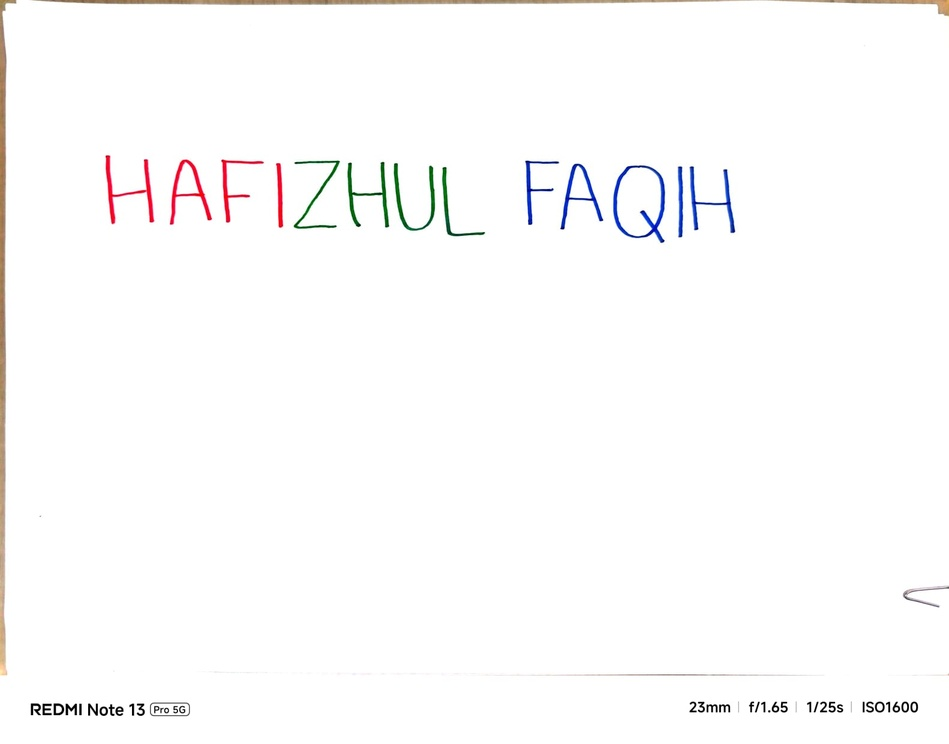
#> input picture FOTO/NAMA.jpeg, 949 x 744 px, shrunk from 1582 x 1240 before the run
$ jupyter execute UTS_202431150-HAFIZHULFAQIH_PCD_A.ipynb
#> lines starting #> are read from the running program, lines starting #| are printed output that depends on the picture; after the words box and inside, x2 and y2 are one past the last pixel; in counts of white or black regions, pixels touching at a corner belong together
## Import Library

[cell 1]
import numpy as np
import cv2 as cv
import matplotlib.pyplot as plt

## Pembacaan Foto Dengan CV2

[cell 2]
gambar = cv.imread("FOTO/NAMA.jpeg")
#> gambar is the input picture: shape (744, 949, 3); mean B, G, R 251.4, 251.4, 251.9

## Pembuatan Citra Kontras

[cell 3]
kontras = cv.cvtColor(gambar, cv.COLOR_BGR2RGB)
fig, axs = plt.subplots(3, figsize=(8,10))
axs[0].imshow(kontras)
axs[1].hist(kontras.ravel(),256,[0,256])
hist = cv.calcHist([kontras],[0],None,[256],[0,256])
#> hist = 256 values, max 656719 at index 255, min 12 at index 90, mean 2758
axs[2].plot(hist)

plt.show()
#> figure, not shown here; panel 2: tallest bar 1971729 high, from x = 255 to 256; panel 3: curve peaks at x = 255, y = 656719

## Pembuatan Citra Biru

[cell 4]
b = gambar[:, :, 0]
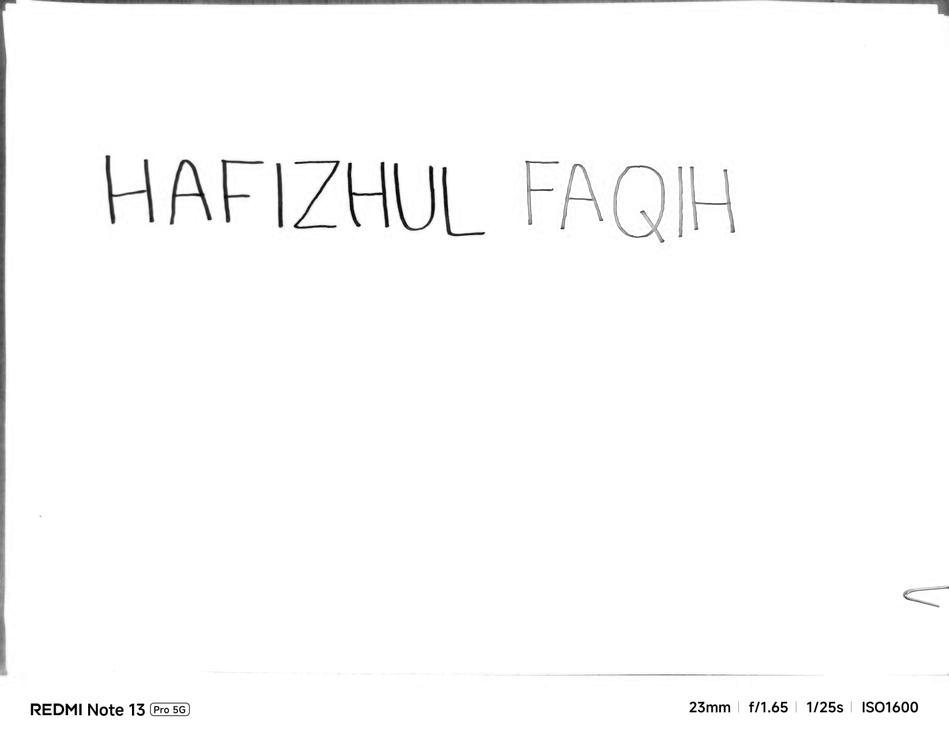
#> b: shape (744, 949); min 0, max 255, mean 251.4

fig, axs = plt.subplots(2,2, figsize=(10, 8))

axs[0,0].imshow(b, cmap='gray')
axs[0,0].set_title("Citra Biru")
axs[0,0].axis('off')

axs[0,1].set_title("Histogram Citra Biru")
axs[0,1].hist(b.ravel(),256,[0,256])

axs[1,0].set_title("Histogram Citra Biru")
hist_blue = cv.calcHist([b],[0],None,[256],[0,256])
#> hist_blue = 256 values, max 655549 at index 255, min 18 at index 5, mean 2758
axs[1,0].plot(hist_blue)

axs[1,1].hist(kontras.ravel(), bins=256, range=[0,256], color='gray', alpha=0.5, label="Histogram Kontras")
axs[1,1].hist(b.ravel(), bins=256, range=[0,256], color='blue', alpha=0.5, label="Histogram Biru")
axs[1,1].set_title("Perbandingan Histogram Citra")
axs[1,1].legend()

plt.tight_layout()
plt.show()
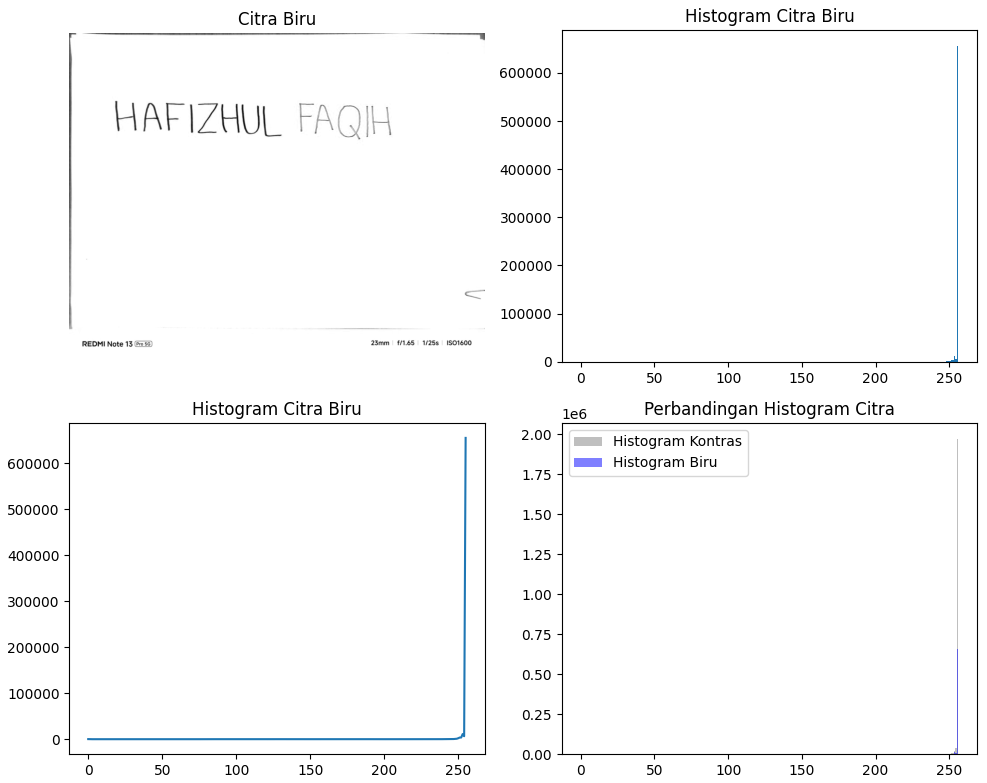
#> figure drawn by matplotlib, 4 panels; panel 2: tallest bar 655549 high, from x = 255 to 256; panel 3: curve peaks at x = 255, y = 655549; panel 4: tallest bar 1971729 high, from x = 255 to 256; panel 4: tallest bar 655549 high, from x = 255 to 256

## Pembuatan Citra Merah

[cell 5]
r = gambar[:, :, 2]

fig, axs = plt.subplots(2,2, figsize=(10, 8))

axs[0,0].imshow(r, cmap='gray')
axs[0,0].set_title("Citra Merah")
axs[0,0].axis('off')

axs[0,1].set_title("Histogram Citra Merah")
axs[0,1].hist(r.ravel(),256,[0,256])

axs[1,0].set_title("Histogram Citra Merah")
hist_red = cv.calcHist([r],[0],None,[256],[0,256])
#> hist_red has the same summary as hist
axs[1,0].plot(hist_red)

axs[1,1].hist(kontras.ravel(), bins=256, range=[0,256], color='gray', alpha=0.5, label="Histogram Kontras")
axs[1,1].hist(r.ravel(), bins=256, range=[0,256], color='red', alpha=0.5, label="Histogram Merah")
axs[1,1].set_title("Perbandingan Histogram Citra")
axs[1,1].legend()

plt.tight_layout()
plt.show()
#> figure, not shown here; panel 2: tallest bar 656719 high, from x = 255 to 256; panel 3: curve peaks at x = 255, y = 656719; panel 4: tallest bar 1971729 high, from x = 255 to 256; panel 4: tallest bar 656719 high, from x = 255 to 256

## Pembuatan Citra Hijjau

[cell 6]
g = gambar[:, :, 1]

fig, axs = plt.subplots(2,2, figsize=(10, 8))

axs[0,0].imshow(g, cmap='gray')
axs[0,0].set_title("Citra Hijau")
axs[0,0].axis('off')

axs[0,1].set_title("Histogram Citra Hijau")
axs[0,1].hist(g.ravel(),256,[0,256])

axs[1,0].set_title("Histogram Citra Hijau")
hist_green = cv.calcHist([b],[0],None,[256],[0,256])
#> hist_green has the same summary as hist_blue
axs[1,0].plot(hist_green)

axs[1,1].hist(kontras.ravel(), bins=256, range=[0,256], color='gray', alpha=0.5, label="Histogram Kontras")
axs[1,1].hist(g.ravel(), bins=256, range=[0,256], color='green', alpha=0.5, label="Histogram Hijau")
axs[1,1].set_title("Perbandingan Histogram Citra")
axs[1,1].legend()

plt.tight_layout()
plt.show()
#> figure, not shown here; panel 2: tallest bar 659461 high, from x = 255 to 256; panel 3: curve peaks at x = 255, y = 655549; panel 4: tallest bar 1971729 high, from x = 255 to 256; panel 4: tallest bar 659461 high, from x = 255 to 256

## Perbandingan Masing-Masing Citra Biru, Merah, dan Hijau

[cell 7]
fig, axs = plt.subplots(2,2, figsize=(10, 8))

axs[0,0].imshow(kontras, cmap='gray')
axs[0,0].set_title("Gambar Asli")
axs[0,0].axis('off')

axs[0,1].imshow(b, cmap='gray')
axs[0,1].set_title("Gambar Biru")
axs[0,1].axis('off')

axs[1,0].imshow(g, cmap='gray')
axs[1,0].set_title("Gambar Hijau")
axs[1,0].axis('off')

axs[1,1].imshow(r, cmap='gray')
axs[1,1].set_title("Gambar Merah")
axs[1,1].axis('off')


plt.tight_layout()
plt.show()

[cell 8]
gambar

[cell 9]
gambar.shape
print(gambar.dtype)
#| uint8

[cell 10]
b = gambar[:,:,0]
g = gambar[:,:,1]
r = gambar[:,:,2]

[cell 11]
panjang = len(gambar)
#> panjang = 744
lebar = len(gambar[0])
#> lebar = 949

citra_gray = np.zeros((panjang, lebar))

for i in range (panjang):
    for j in range (lebar):
        citra_gray[i,j] = 0.3989 * r[i,j] + 0.587 * g[i,j] + 0.1141 * b[i,j]
citra_gray = citra_gray.astype(np.uint8)
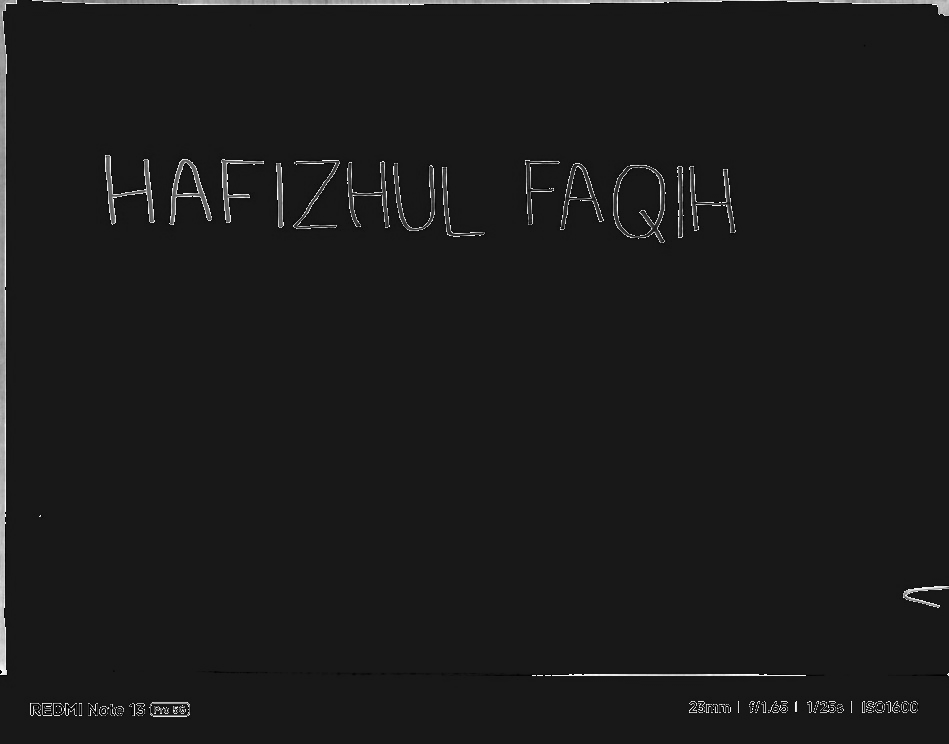
#> citra_gray: shape (744, 949); min 0, max 255, mean 27.1

[cell 12]
panjang = len(gambar)
lebar = len(gambar[0])
ambang = 255
gambar_citra = np.zeros((panjang,lebar))
for i in range(panjang):
    for j in range(lebar):
        if citra_gray[i,j] > ambang:
            gambar_citra[i,j] = 1
        else:
            gambar_citra[i,j] = 0
#> gambar_citra: shape (744, 949) float64; every value is 0
plt.imshow(gambar_citra, cmap='gray')

## Nilai Ambang Biru

[cell 13]
ambang_bawah_biru = 95
ambang_atas_biru = 255
gambar_b = np.zeros((panjang, lebar), dtype=np.uint8)
for i in range(panjang):
    for j in range(lebar):
        if ambang_bawah_biru <= b[i, j] <= ambang_atas_biru and g[i, j] < 100 and r[i, j] < 100:
            gambar_b[i, j] = 1
        else:
            gambar_b[i, j] = 0
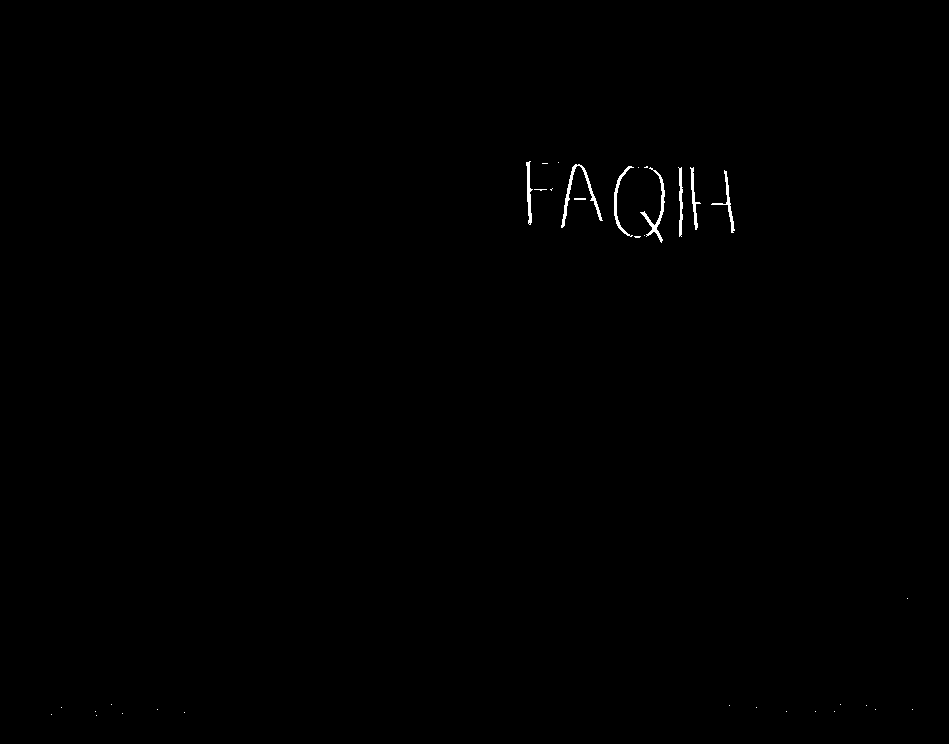
#> gambar_b: shape (744, 949); values 0 (black) and 1 (white), 0.27% white; 34 white regions (26 under 20 px), largest, box (x1, y1, x2, y2) and area: (561, 164, 603, 228) 388, (640, 167, 665, 243) 335, (614, 166, 634, 237) 241
plt.imshow(gambar_b, cmap='gray')

##  Nilai Ambang Biru dan Merah

[cell 14]
ambang_bawah_merah = 120
ambang_atas_merah = 255
gambar_m = np.zeros((panjang, lebar), dtype=np.uint8)
for i in range(panjang):
    for j in range(lebar):
        biru = ambang_bawah_biru <= b[i, j] <= ambang_atas_biru and r[i, j] < 100 and g[i, j] < 100
        merah = ambang_bawah_merah <= r[i, j] <= ambang_atas_merah and g[i, j] < 100 and b[i, j] < 100
        if merah or biru:
            gambar_m[i, j] = 1
        else:
            gambar_m[i, j] = 0
#> gambar_m: shape (744, 949); values 0 (black) and 1 (white), 0.48% white; 41 white regions (29 under 20 px), largest, box (x1, y1, x2, y2) and area: (106, 156, 154, 224) 496, (170, 160, 212, 224) 443, (561, 164, 603, 228) 388

plt.imshow(gambar_m, cmap='gray')

## Nilai Ambang Semua Warna

[cell 15]
ambang_bawah_hijau = 95
ambang_atas_hijau = 255
gambar_bgr = np.zeros((panjang, lebar), dtype=np.uint8)
for i in range(panjang):
    for j in range(lebar):
        biru = ambang_bawah_biru <= b[i, j] <= ambang_atas_biru and r[i, j] < 100 and g[i, j] < 100
        hijau = ambang_bawah_hijau <= g[i, j] <= ambang_atas_hijau and r[i, j] < 100 and b[i, j] < 100
        merah = ambang_bawah_merah <= r[i, j] <= ambang_atas_merah and g[i, j] < 100 and b[i, j] < 100
        if merah or biru or hijau:
            gambar_bgr[i, j] = 1
        else:
            gambar_bgr[i, j] = 0
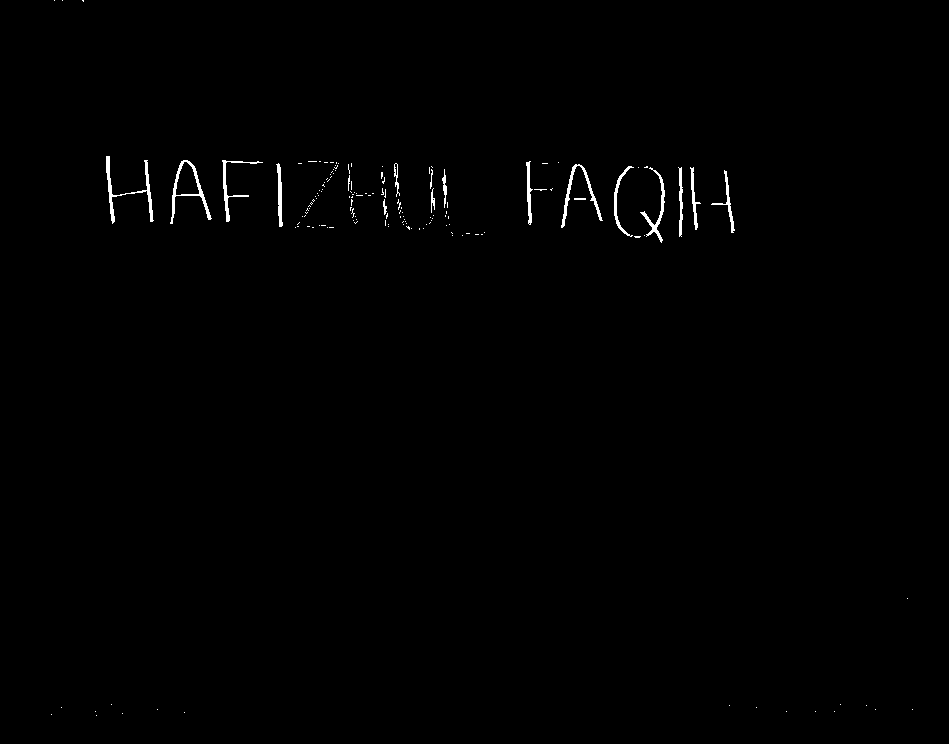
#> gambar_bgr: shape (744, 949); values 0 (black) and 1 (white), 0.57% white; 155 white regions (137 under 20 px), largest, box (x1, y1, x2, y2) and area: (106, 156, 154, 224) 496, (170, 160, 212, 224) 443, (561, 164, 603, 228) 388

plt.imshow(gambar_bgr, cmap='gray')

## Perbandingan Nilai Ambang Warna

[cell 16]
fig, axs = plt.subplots(2,2, figsize=(10, 8))

axs[0,0].imshow(gambar_citra, cmap='gray')
axs[0,0].set_title("Ambang None")
axs[0,0].axis('off')

axs[0,1].set_title("Ambang Biru")
axs[0,1].imshow(gambar_b, cmap='gray')

axs[1,0].set_title("Ambang Biru dan Merah")
axs[1,0].imshow(gambar_m, cmap='gray')

axs[1,1].set_title("Ambang Biru, Hijau, dan Merah")
axs[1,1].imshow(gambar_bgr, cmap='gray')

plt.tight_layout()
plt.show()

[cell 17]
img = cv.imread("FOTO/FOTO_BACKLIGHT.jpeg")
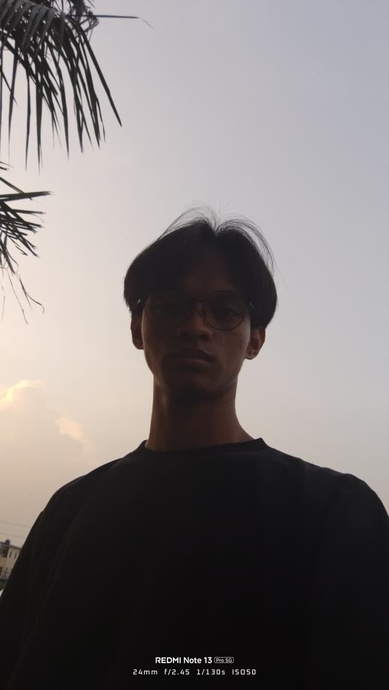
#> input picture FOTO/FOTO_BACKLIGHT.jpeg, 389 x 690 px, shrunk from 648 x 1151 before the run
#> img is the input picture: shape (690, 389, 3); mean B, G, R 118.7, 119, 124.1
img

[cell 18]
img.shape
#> Out = (690, 389, 3)

[cell 19]
(baris, kolom) = img.shape[:2]
#> baris = 690; kolom = 389

## Foto Asli

[cell 20]
img_asli = cv.cvtColor(img, cv.COLOR_BGR2RGB)
plt.imshow(img_asli)
plt.axis("off")

## Foto Abu

[cell 21]
img_abu = cv.cvtColor(img_asli, cv.COLOR_BGR2GRAY)
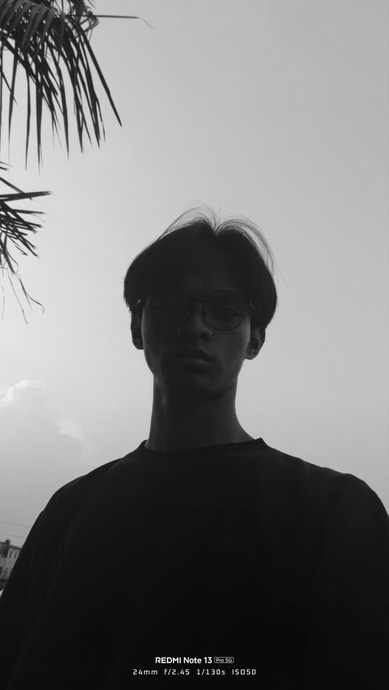
#> img_abu: shape (690, 389); min 0, max 255, mean 119.6
plt.imshow(img_abu, cmap='gray')
plt.axis('off')

## Mencerahkan Foto

[cell 22]
beta = 17
img_cerah = np.zeros((baris, kolom, 3))

for x in range(baris):
    for y in range(kolom):
        gyx = img_abu[x,y] + beta
        img_cerah[x,y] = gyx

img_cerah = img_cerah.astype(np.uint8)

fig, axs = plt.subplots(2, figsize=(20,10))
axs[0].imshow(img_abu, cmap='gray')
axs[0].axis('off')
axs[1].imshow(img_cerah)
axs[1].axis('off')
plt.show()

## Kontras Foto

[cell 23]
alpha = 1.05
img_kontras = np.zeros((baris, kolom, 3))

for x in range(baris):
    for y in range(kolom):
        gmx = img_abu[x,y] * alpha
        img_kontras[x,y] = gmx

img_kontras = img_kontras.astype(np.uint8)

fig, axs = plt.subplots(2, figsize=(20,10))
axs[0].imshow(img_abu, cmap='gray')
axs[0].axis('off')
axs[1].imshow(img_kontras)
axs[1].axis('off')
plt.show()

## Mencerahkan dan Mengkontraskan Foto

[cell 24]
print("202431150")

[cell 25]
import numpy as np
import matplotlib.pyplot as plt

alpa = 1
beta = 15

img_hasil = (alpa * img_abu) + beta
img_hasil = np.clip(img_hasil, 0, 255)
img_hasil = img_hasil.astype(np.uint8)

fig, axs = plt.subplots(1, 2, figsize=(20,10))
axs[0].imshow(img_abu, cmap='gray')
axs[0].set_title('Citra Asli')
axs[0].axis('off')

axs[1].imshow(img_hasil, cmap='gray')
axs[1].set_title('Citra Hasil Kontras/Brightness')
axs[1].axis('off')

plt.show()

## Perbandingan Citra

[cell 26]
fig, axs = plt.subplots(2,2, figsize=(10,10))

axs[0,0].set_title("Foto Abu")
axs[0,0].imshow(img_abu, cmap='gray')
axs[0,0].axis('off')

axs[0,1].set_title("Foto Cerah")
axs[0,1].imshow(img_cerah, cmap='gray')
axs[0,1].axis('off')

axs[1,0].set_title("Foto Kontras")
axs[1,0].imshow(img_kontras, cmap='gray')
axs[1,0].axis('off')

axs[1,1].set_title("Foto Gabungan")
axs[1,1].imshow(img_hasil, cmap='gray')
axs[1,1].axis('off')

plt.tight_layout()
plt.show()
